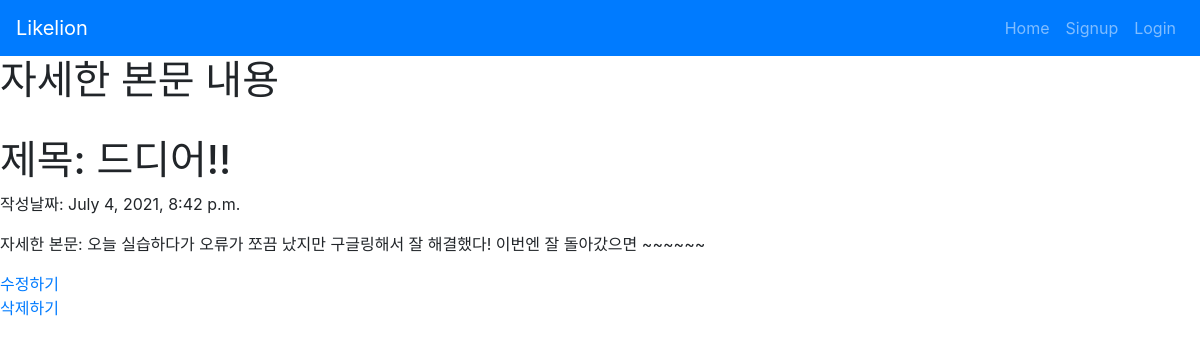
Page /crudapp/2 on the committed database.
### crudapp/models.py (models this page shows, shortened)
class crudapp(models.Model):
    title = models.CharField(max_length=200)
    pub_date = models.DateTimeField('data published')
    body = models.TextField()

### crudapp/views.py (the view)
# urls.py: path('crudapp/<int:crudapp_id>', crudapp.views.detail, name="detail"),
def detail(request, crudapp_id):
    crudapp_detail = get_object_or_404(crudapp, pk=crudapp_id)
    return render(request, 'detail.html', {'crudapp':crudapp_detail})

### crudapp/templates/detail.html (shortened to what this page needs)
{% extends 'base.html' %}
{% block content %}
<h1>자세한 본문 내용</h1>
<h1>제목: {{crudapp.title}}</h1>
<p>작성날짜: {{crudapp.pub_date}}</p>
<p>자세한 본문: {{crudapp.body}}</p>
<a href="{% url 'postupdate' crudapp.id %}">수정하기</a>
<a href="{% url 'postdelete' crudapp.id %}" onclick="return confirm('정말 삭제하시겠습니까?')">삭제하기</a>
{% endblock %}

### rows in the picture
crudapp: title "드디어!!", pub_date "July 4, 2021, 8:42 p.m.", body "오늘 실습하다가 오류가 쪼끔 났지만 구글링해서 잘 해결했다! 이번엔 잘 돌아갔으면 ~~~~~~"
